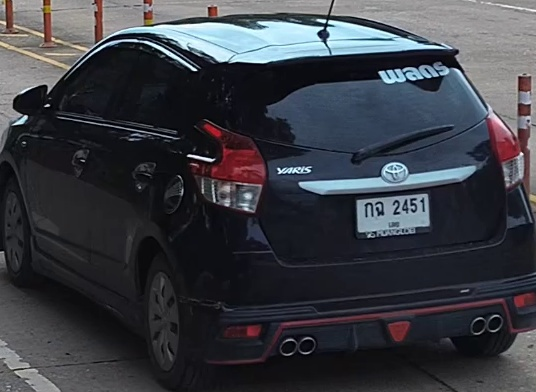
#> input picture imageProcessing/vehicle_types/hatchback/PIC_141.jpg, 536 x 392 px, found by its file name
$ python HOG.py
#> lines starting #> are read from the running program, lines starting #| are printed output that depends on the picture
import cv2
import numpy as np
from skimage import color
from skimage.feature import hog
from skimage import data, exposure, io
import matplotlib.pyplot as plt

#1. Write a Python script to compute the HOG features of a given image using a library such as OpenCV or scikit-image.
def hog_features(image, resize_dim=(512, 512)):
    image_resized = cv2.resize(image, resize_dim)
    image_gray = color.rgb2gray(image_resized) # Converting image to grayscale
    features, hog_image = hog(image_gray, orientations=12, pixels_per_cell=(8, 8),
                              cells_per_block=(2, 2), visualize=True)
    return image_resized, hog_image, image_gray


#2. Apply your implementation to at least three different images, including both simple and complex scenes.
image1 = cv2.imread('vehicle_types\hatchback\PIC_141.jpg') #complex
#> image1 is the input picture: shape (392, 536, 3); mean B, G, R 67.7, 61, 58.8
image2 = cv2.imread('vehicle_types\pickup\PIC_146.jpg') #a little complex
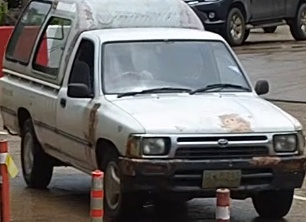
#> input picture imageProcessing/vehicle_types/pickup/PIC_146.jpg, 306 x 222 px, found by its file name
#> image2 is the input picture: shape (222, 306, 3); mean B, G, R 104.2, 104.9, 106.9
image3 = cv2.imread('vehicle_types\suv\PIC_76.jpg') #simple
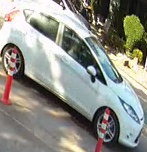
#> input picture imageProcessing/vehicle_types/suv/PIC_76.jpg, 147 x 152 px, found by its file name
#> image3 is the input picture: shape (152, 147, 3); mean B, G, R 133.9, 142.1, 141.2

image_resized1, hog_image1, image1_gray = hog_features(image1)
#> in hog_features, `image_gray = color.rgb2gray(image_resized)`:
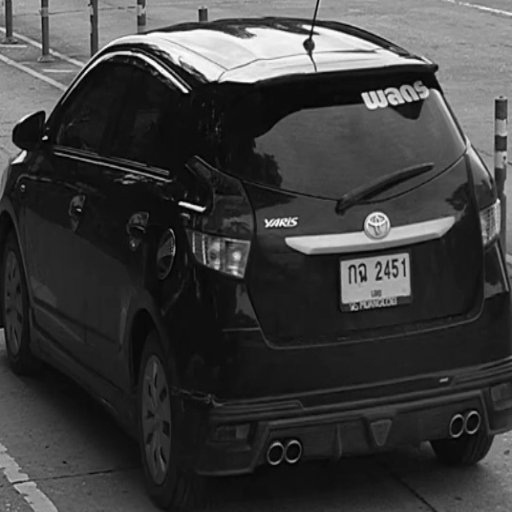
#> image_gray: shape (512, 512) float64; min 0.0042, max 0.997, mean 0.244
image_resized2, hog_image2, image2_gray = hog_features(image2)
#> call 2 of hog_features, with resize_dim = (512, 512)
#> in hog_features (call 2), `image_gray = color.rgb2gray(image_resized)`:
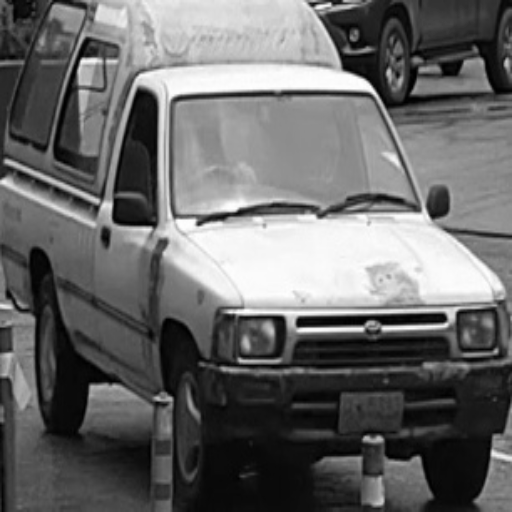
#> image_gray: shape (512, 512) float64; min 0.000848, max 1, mean 0.411
image_resized3 ,hog_image3, image3_gray = hog_features(image3)
#> call 3 of hog_features, with resize_dim = (512, 512)
#> in hog_features (call 3), `image_gray = color.rgb2gray(image_resized)`:
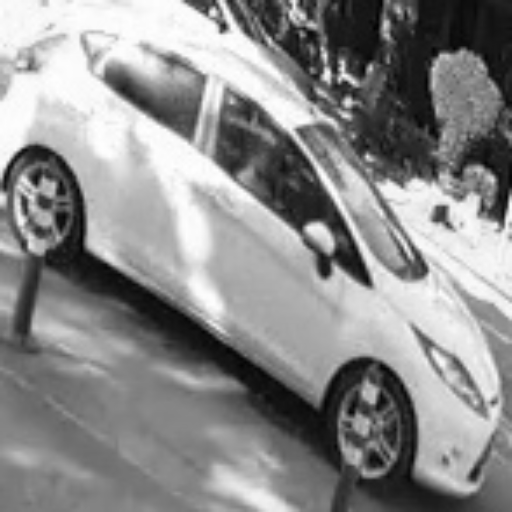
#> image_gray: shape (512, 512) float64; min 0.00559, max 1, mean 0.55
#> in hog_features (call 3), `features, hog_image = hog(image_gray, orientations=12, pixels_per_cell..`:
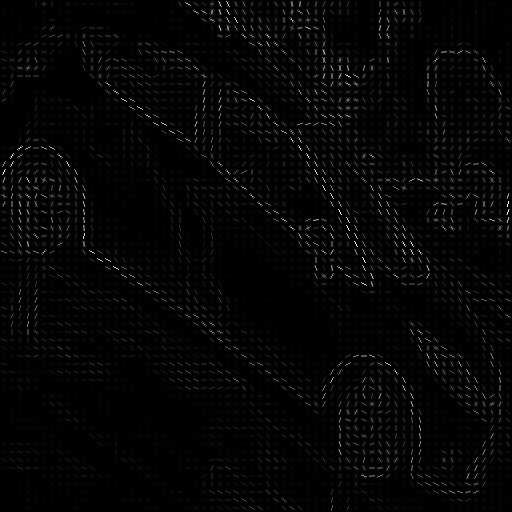
#> hog_image: shape (512, 512) float64; min 0, max 0.214, mean 0.0042; drawn with min black and max white

# 3. Visualize the original image, the gradient image, and the HOG feature image of the three images above.

plt.figure(figsize=(18, 12))
# Original images
plt.subplot(3, 3, 1)
plt.title('Original Image 1')
plt.imshow(cv2.cvtColor(image_resized1, cv2.COLOR_BGR2RGB))

plt.subplot(3, 3, 4)
plt.title('Original Image 2')
plt.imshow(cv2.cvtColor(image_resized2,cv2.COLOR_BGR2RGB))

plt.subplot(3, 3, 7)
plt.title('Original Image 3')
plt.imshow(cv2.cvtColor(image_resized3, cv2.COLOR_BGR2RGB))

# Grayscale images
plt.subplot(3, 3, 2)
plt.title('Grayscale Image 1')
plt.imshow(image1_gray, cmap='gray')

plt.subplot(3, 3, 5)
plt.title('Grayscale Image 2')
plt.imshow(image2_gray, cmap='gray')

plt.subplot(3, 3, 8)
plt.title('Grayscale Image 3')
plt.imshow(image3_gray, cmap='gray')

# HOG images
plt.subplot(3, 3, 3)
plt.title('HOG Image 1')
plt.imshow(hog_image1, cmap='gray')

plt.subplot(3, 3, 6)
plt.title('HOG Image 2')
plt.imshow(hog_image2, cmap='gray')

plt.subplot(3, 3, 9)
plt.title('HOG Image 3')
plt.imshow(hog_image3, cmap='gray')

plt.tight_layout()
plt.show()
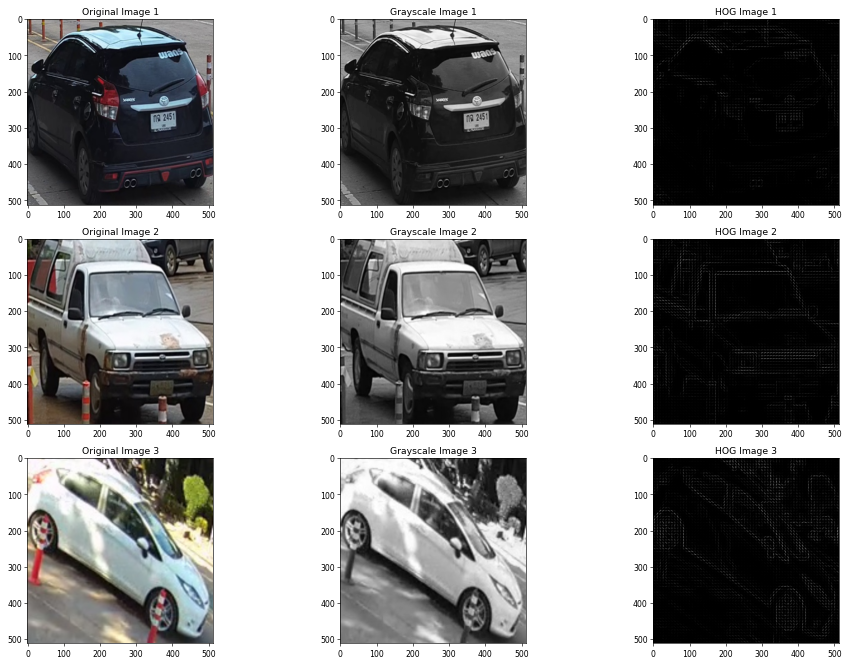
#> figure drawn by matplotlib, 9 panels
